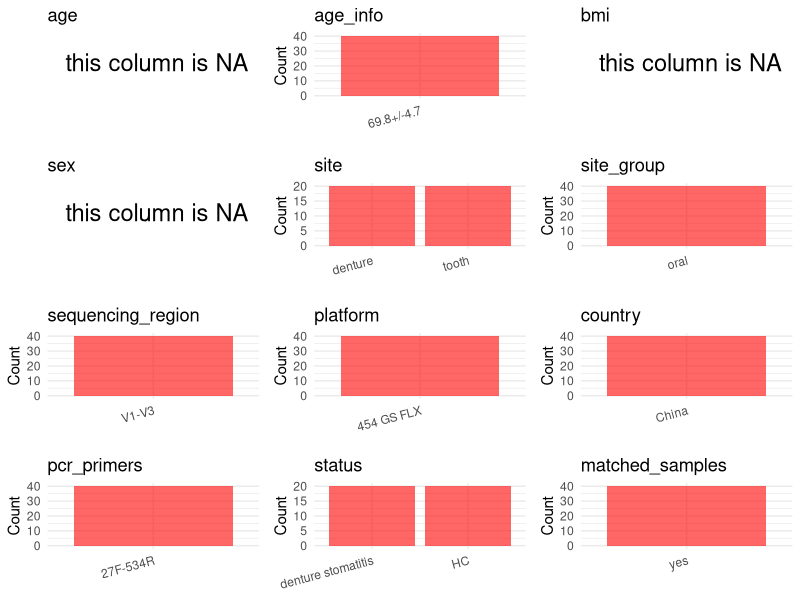

This chart was generated by the following R code: (Note: this script raises an error after producing the figure.)
## ---- chunk 1
# Load libraries
library(dplyr)
library(ggplot2)
library(cowplot)

# (1) Setting working directory
# EDIT HERE: change project_id for each study
project_id <- "PRJNA292354"

base_dir <- "/beegfs/huangxiaochang/global_oral/global-oral-microbiome/data/projects/"
setwd(file.path(base_dir, project_id))

# (2) Loading raw SRA metadata file
sra_file <- "SraRunTable.csv"
initial_meta <- read.csv("SraRunTable.csv", header = TRUE)

# (3) OPTIONAL: If extra metadata (e.g., Table.x or supplemental materials) are available from the article, you may need to merge the file with initial_meta manually. Below is example code for merging. Depending on the specific case of each study, you can customize the code as needed.
# supp_table <- read.csv("supplemental_table.csv", header = TRUE)
# initial_meta <- left_join(initial_meta, supp_table, by = merge_col_name)
## ---- chunk 2
# (1) Read the article in the following order: abstract, the beginning of the results section, and the methods. Understand the sample size, experimental design, and disease group overview. Clarify the sampling sites; for oral and gut samples, specify the exact sites like supragingival plaque, tongue, etc.

# (2) IMPORTANT: MUST go through each column of initial_meta
# head(initial_meta, 10)

# IMPORTANT: Check the unique values in the column of interest or query column.
# lapply(initial_meta[c('body_habitat', 'body_product', 'body_site')], table) # site
# table(initial_meta$host_subject_id) # subject id
# table(initial_meta$platform..exp.) # output is Illumina
# table(initial_meta$target_subfragment..exp.)
## ---- chunk 3
# (1) EDIT HERE: Parameter setup
# NOTE: This project has no lab control samples (blanks/positives) or non-human samples. Leave keywords empty to skip filtering.
control_column <- NA   # column name in initial_meta
# unique(initial_meta[[control_column]])  # uncomment to explore
control_keywords <- c()     # Enter exact keywords

species_column <- NA          # column name in initial_meta
# unique(initial_meta[[species_column]])  # uncomment to explore
non_human_keywords <- c()            # Enter exact keywords


# (2) Remove controls and non-human samples. DO NOT need to modify code in this part, just run it.
n_samples <- nrow(initial_meta)
# Control evaluation
if (length(control_keywords) > 0) {
  if (is.null(control_column) || control_column == "") {
    stop("Error: control_keywords provided but control_column is missing.")
  }

  if (!(control_column %in% colnames(initial_meta))) {
    stop(sprintf("Error: Column '%s' not found in initial_meta.", control_column))
  }

  control_pattern <- paste(control_keywords, collapse = "|")
  control_text <- initial_meta[[control_column]]
  is_control <- grepl(control_pattern, control_text)

} else {
  is_control <- rep(FALSE, n_samples)
}

# Non-human evaluation
if (length(non_human_keywords) > 0) {
  if (is.null(species_column) || species_column == "") {
    stop("Error: non_human_keywords provided but species_column is missing.")
  }

  if (!(species_column %in% colnames(initial_meta))) {
    stop(sprintf("Error: Column '%s' not found in initial_meta.", control_column))
  }

  non_human_pattern <- paste(non_human_keywords, collapse = "|")
  species_text <- initial_meta[[species_column]]
  is_non_human <- grepl(non_human_pattern, species_text)
} else {
  is_non_human <- rep(FALSE, n_samples)
}

# Execute removal
samples_to_remove <- is_control | is_non_human
initial_meta <- initial_meta[!samples_to_remove, ]

cat("Initial samples counts:",n_samples,"\n")
cat("Removed control samples:", sum(is_control), "\n")
cat("Removed non-human samples:", sum(is_non_human), "\n")
cat("Total samples removed ", sum(samples_to_remove), "\n")
cat("Remaining samples after Step 2:", nrow(initial_meta), "\n")
## ---- chunk 4
# Extract columns from initial_meta as follows:
# (1) No modification needed → extract directly.
# (2) Modification needed → create a column start with 'raw_' and mark the target column as "pending".
# (3) Need to find or determine based on the article.

metadata <- data.frame(
  bioproject = initial_meta$BioProject,
  sample_id = initial_meta$Run,
  raw_subject_id = initial_meta$Sample.Name,
  subject_id = "pending",
  age = NA,
  age_info = "69.8+/-4.7", # mean±SD from paper, not individual ages
  bmi = NA,
  raw_sex = NA,
  sex = "pending",
  sequencing_region = "V1-V3",
  platform = initial_meta$Instrument,
  country = "China",
  raw_site = initial_meta$isolation_source,
  site = "pending",
  site_group = "pending",
  public_time = initial_meta$ReleaseDate,
  pcr_primers = NA,
  title = NA,
  disease_study = NA,
  status = "pending",
  matched_samples = "pending",
  is_time_series = "no",
  stringsAsFactors = FALSE
)

metadata$public_time <- as.Date(metadata$public_time)
## ---- chunk 5
# (1) Handle the columns with the `raw_` prefix.
# IMPORTANT: Add comments if the modification is not straightforward!!
metadata$sex <- NA_character_

# Extract subject_id by removing sample type prefix (HD=healthy denture, HT=healthy tooth, SD=stomatitis denture, ST=stomatitis tooth)
metadata$subject_id <- gsub("HD|HT|SD|ST", "", metadata$raw_subject_id)

# Determine site based on isolation_source pattern
metadata$site <- case_when(
  grepl("Denture", metadata$raw_site) ~ "denture",
  grepl("Tooth", metadata$raw_site) ~ "tooth",
  TRUE ~ metadata$raw_site
)

# Determine disease status based on original site pattern
metadata$status <- ifelse(
  grepl("healthy", metadata$raw_site), "HC",
  ifelse(grepl("denture stomatitis", metadata$raw_site), "denture stomatitis", NA)
)

# Add publication information
metadata$pcr_primers <- "27F-534R"
metadata$title <- "The Denture-Associated Oral Microbiome in Health and Stomatitis"
metadata$disease_study <- "yes"

## ---- chunk 6
# (2) Filling the 'site_group' and 'matched_samples' columns
# editing site_group
unique(metadata$site)
# EDIT HERE: add oral sites
Oral_site = c("saliva", "mouth", "tongue coating", "supragingival plaque", "subgingival plaque", "oral swab", "denture", "tooth", "abscess pus", "adjacent periodontal pocket", "patient healthy crevice", "healthy control crevice", "gingival crevicular fluid", "subgingival plaque")
# EDIT HERE: add gut sites
Gut_site = c("feces", "stool")
# just run
metadata <- metadata %>%
  mutate(site_group = case_when(
    site %in% Oral_site ~ "oral",
    site %in% Gut_site ~ "gut",
    TRUE ~ "other"
  ))

# editing matched_samples, just run.
metadata$matched_samples <- ifelse(
  ave(metadata$subject_id, metadata$subject_id, FUN = length) > 1,
  "yes",
  "no"
)
## ---- chunk 7
# (3) check if there is pending value in metadata. If there is pending value, go on modify the metadata.
# Function to check if a column contains "pending"
has_pending <- function(col) {
  if (is.character(col) || is.factor(col)) {
    any(col == "pending", na.rm = TRUE)
  } else {
    FALSE
  }
}

# Check for any pending value
any_pending_value <- any(sapply(metadata, has_pending))

if (!any_pending_value) {
  message("Good! No cell contains the value 'pending'.")
} else {
  pending_cols <- names(metadata)[sapply(metadata, has_pending)]
  message("Columns containing 'pending': ", paste(pending_cols, collapse = ", "))
  message("Please continue to resolve these pending columns!")
}
## ---- chunk 8
# Select columns for visualization, just run
plot_data <- metadata %>%
  select(-bioproject, -sample_id, -subject_id, -title)

create_simple_plots <- function(data) {
  plots <- list()
  continuous_vars <- c("age", "bmi")

  for (col in colnames(data)) {
    if (all(is.na(data[[col]]))) {
      p <- ggplot() +
        annotate("text", x = 0.5, y = 0.5, label = "this column is NA", size = 6) +
        labs(title = col) +
        theme_void()
    } else if (col %in% continuous_vars && is.numeric(data[[col]])) {
      p <- ggplot(data, aes(x = .data[[col]])) +
        geom_histogram(fill = "blue", alpha = 0.6, bins = 20, na.rm = TRUE) +
        labs(title = col, x = col, y = "Count") +
        theme_minimal()
    } else {
      count_data <- as.data.frame(table(data[[col]], useNA = "ifany"))
      p <- ggplot(count_data, aes(x = reorder(Var1, -Freq), y = Freq)) +
        geom_col(fill = "red", alpha = 0.6) +
        labs(title = col, x = NULL, y = "Count") +
        theme_minimal() +
        theme(axis.text.x = element_text(angle = 15, hjust = 1))
    }
    plots[[col]] <- p
  }

  return(plots)
}

# Generate and arrange plots
plots <- create_simple_plots(plot_data)
p <- plot_grid(plots$age,
               plots$age_info,
               plots$bmi,
               plots$sex,
               plots$site,
               plots$site_group,
               plots$sequencing_region,
               plots$platform,
               plots$country,
               plots$pcr_primers,
               plots$status,
               plots$matched_samples,
               ncol = 3, align = "hv", axis = "lb")
ggsave("Metadata_Summary.png", plot = p, width = 8, height = 6, dpi = 150)
## ---- chunk 9
# Insert Metadata_Summary.png into the current Rmd output
knitr::include_graphics("Metadata_Summary.png")
## ---- chunk 10
# Reorder the data frame
fixed_cols <- c("bioproject", "sample_id", "subject_id", "age", "age_info",
                "bmi", "sex", "platform", "sequencing_region", "pcr_primers",
                "country", "site", "site_group", "disease_study", "status",
                "title", "public_time", "matched_samples", "is_time_series")
metadata <- metadata %>%
  select(all_of(fixed_cols), everything())

# save metadata
# head(metadata)
write.csv(metadata, file = "metadata_v2.csv", quote = TRUE, row.names = FALSE)
